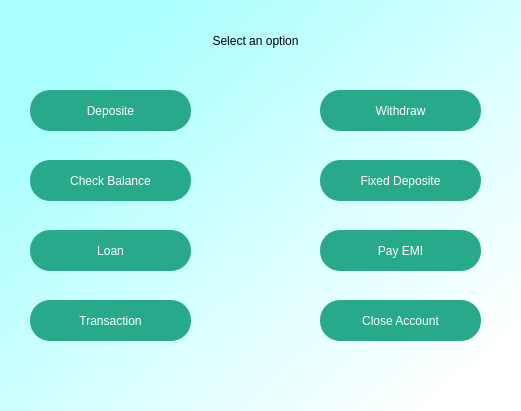
<?xml version="1.0" encoding="UTF-8"?>
<ui version="4.0">
 <class>Dialog</class>
 <widget class="QDialog" name="Dialog">
  <property name="geometry">
   <rect>
    <x>0</x>
    <y>0</y>
    <width>521</width>
    <height>411</height>
   </rect>
  </property>
  <property name="windowTitle">
   <string>Dialog</string>
  </property>
  <widget class="QWidget" name="bgwidget" native="true">
   <property name="geometry">
    <rect>
     <x>0</x>
     <y>0</y>
     <width>521</width>
     <height>411</height>
    </rect>
   </property>
   <property name="styleSheet">
    <string notr="true">QWidget#bgwidget{
background-color:qlineargradient(spread:pad, x1:0.124955, y1:0.199, x2:0.909091, y2:0.903, stop:0 rgba(170, 255, 255, 255), stop:1 rgba(255, 255, 255, 255));
}</string>
   </property>
   <widget class="QLabel" name="label">
    <property name="geometry">
     <rect>
      <x>150</x>
      <y>10</y>
      <width>211</width>
      <height>61</height>
     </rect>
    </property>
    <property name="styleSheet">
     <string notr="true">font: 700 12pt &quot;Segoe UI&quot;;</string>
    </property>
    <property name="text">
     <string>Select an option</string>
    </property>
    <property name="alignment">
     <set>Qt::AlignmentFlag::AlignCenter</set>
    </property>
   </widget>
   <widget class="QPushButton" name="pushButton">
    <property name="geometry">
     <rect>
      <x>30</x>
      <y>90</y>
      <width>161</width>
      <height>41</height>
     </rect>
    </property>
    <property name="styleSheet">
     <string notr="true">QPushButton{
border-radius : 20px;
background-color:rgb(40, 170, 138);
color:rgb(255, 255, 255);
}</string>
    </property>
    <property name="text">
     <string>Deposite</string>
    </property>
   </widget>
   <widget class="QPushButton" name="pushButton_2">
    <property name="geometry">
     <rect>
      <x>320</x>
      <y>90</y>
      <width>161</width>
      <height>41</height>
     </rect>
    </property>
    <property name="styleSheet">
     <string notr="true">QPushButton{
border-radius : 20px;
background-color:rgb(40, 170, 138);
color:rgb(255, 255, 255);
}</string>
    </property>
    <property name="text">
     <string>Withdraw</string>
    </property>
   </widget>
   <widget class="QPushButton" name="pushButton_3">
    <property name="geometry">
     <rect>
      <x>30</x>
      <y>160</y>
      <width>161</width>
      <height>41</height>
     </rect>
    </property>
    <property name="styleSheet">
     <string notr="true">QPushButton{
border-radius : 20px;
background-color:rgb(40, 170, 138);
color:rgb(255, 255, 255);
}</string>
    </property>
    <property name="text">
     <string>Check Balance</string>
    </property>
   </widget>
   <widget class="QPushButton" name="pushButton_4">
    <property name="geometry">
     <rect>
      <x>320</x>
      <y>160</y>
      <width>161</width>
      <height>41</height>
     </rect>
    </property>
    <property name="styleSheet">
     <string notr="true">QPushButton{
border-radius : 20px;
background-color:rgb(40, 170, 138);
color:rgb(255, 255, 255);
}</string>
    </property>
    <property name="text">
     <string>Fixed Deposite</string>
    </property>
   </widget>
   <widget class="QPushButton" name="pushButton_5">
    <property name="geometry">
     <rect>
      <x>30</x>
      <y>230</y>
      <width>161</width>
      <height>41</height>
     </rect>
    </property>
    <property name="styleSheet">
     <string notr="true">QPushButton{
border-radius : 20px;
background-color:rgb(40, 170, 138);
color:rgb(255, 255, 255);
}</string>
    </property>
    <property name="text">
     <string>Loan</string>
    </property>
   </widget>
   <widget class="QPushButton" name="pushButton_6">
    <property name="geometry">
     <rect>
      <x>320</x>
      <y>230</y>
      <width>161</width>
      <height>41</height>
     </rect>
    </property>
    <property name="styleSheet">
     <string notr="true">QPushButton{
border-radius : 20px;
background-color:rgb(40, 170, 138);
color:rgb(255, 255, 255);
}</string>
    </property>
    <property name="text">
     <string>Pay EMI</string>
    </property>
   </widget>
   <widget class="QPushButton" name="pushButton_7">
    <property name="geometry">
     <rect>
      <x>30</x>
      <y>300</y>
      <width>161</width>
      <height>41</height>
     </rect>
    </property>
    <property name="styleSheet">
     <string notr="true">QPushButton{
border-radius : 20px;
background-color:rgb(40, 170, 138);
color:rgb(255, 255, 255);
}</string>
    </property>
    <property name="text">
     <string>Transaction</string>
    </property>
   </widget>
   <widget class="QPushButton" name="pushButton_8">
    <property name="geometry">
     <rect>
      <x>320</x>
      <y>300</y>
      <width>161</width>
      <height>41</height>
     </rect>
    </property>
    <property name="styleSheet">
     <string notr="true">QPushButton{
border-radius : 20px;
background-color:rgb(40, 170, 138);
color:rgb(255, 255, 255);
}</string>
    </property>
    <property name="text">
     <string>Close Account</string>
    </property>
   </widget>
  </widget>
 </widget>
 <resources/>
 <connections/>
</ui>
